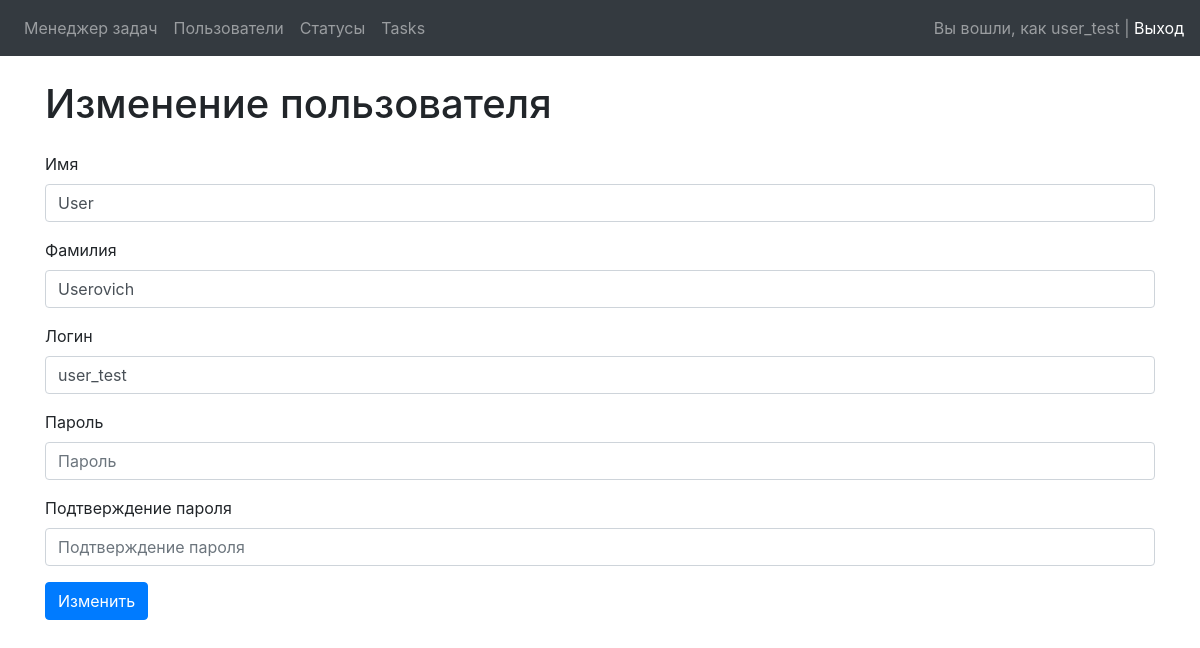
The app's page /users/8/update/ (signed in) with its own data.
### users/models.py (models this page shows, shortened)
class MyUser(AbstractUser):
    class Meta:
        verbose_name = 'User'
        verbose_name_plural = 'Users'

### users/views.py (the view, shortened to what this page needs)
# urls.py: path('users/<int:pk>/update/', UpdateUser.as_view(), name='user_update'),
class UpdateUser(LoginRequiredMixin, UserPassesTestMixin, SuccessMessageMixin, UpdateView):
    model = MyUser
    form_class = UserRegistrationForm
    template_name = 'users/user_update.html'
    success_url = reverse_lazy('users_list')
    success_message = 'Пользователь успешно изменен'
    raise_exception = True
    def test_func(self):
        obj = self.get_object()
        return obj.username == self.request.user.username

### users/forms.py
class UserRegistrationForm(UserCreationForm):
    first_name = forms.CharField(label='Имя',
                               widget=forms.TextInput(attrs={'class': 'form-control', 'autocomplete': 'off'}))
    last_name = forms.CharField(label='Фамилия',
                               widget=forms.TextInput(attrs={'class': 'form-control', 'autocomplete': 'off'}))
    username = forms.CharField(label='Логин', widget=forms.TextInput(attrs={'class': 'form-control', 'autocomplete': 'off'}))
    password1 = forms.CharField(label='Пароль', widget=forms.PasswordInput(attrs={'class': 'form-control'}))
    password2 = forms.CharField(label='Подтверждение пароля', widget=forms.PasswordInput(attrs={'class': 'form-control'}))
    class Meta:
        model = MyUser
        fields = ('first_name', 'last_name', 'username', 'password1', 'password2')

### users/templates/users/user_update.html (shortened to what this page needs)
{% extends 'base.html' %}
{% load bootstrap4 %}
{% load i18n %}
{% block content %}
  <div class="container wrapper flex-grow-1">
    <h1 class="my-4">Изменение пользователя</h1>
    <form method="post">
      {% bootstrap_form form %}
      <div class="form-group">
        <button type="submit" class="btn btn-primary">Изменить</button>
      </div>
    </form>
  </div>
{% endblock %}

### task_manager/templates/inc/_nav.html (shortened to what this page needs)
{% load i18n %}
<nav class="navbar navbar-expand-lg navbar-dark bg-dark">
    <div class="collapse navbar-collapse" id="navbarSupportedContent">
        {% if user.is_authenticated %}
            <ul class="navbar-nav mr-auto">
                <li class="nav-item"><a class="nav-link" href="{% url 'home' %}">{% trans 'Task manager' %}</a></li>
                <li class="nav-item"><a class="nav-link" href="{% url 'users_list' %}">{% trans 'Users' %}</a></li>
                <li class="nav-item"><a class="nav-link" href="{% url 'status_list' %}">{% trans 'Statuses' %}</a></li>
                <li class="nav-item"><a class="nav-link" href="{% url 'task_list' %}">{% trans 'Tasks' %}</a></li>
            </ul>
            <span class="navbar-text">
                Вы вошли, как {{ user.username }} | <a href="{% url 'logout' %}">{% trans 'Logout' %}</a>
            </span>
            {% endif %}
    </div>
</nav>

### records on screen
MyUser: username "user_test", first_name "User", last_name "Userovich"
